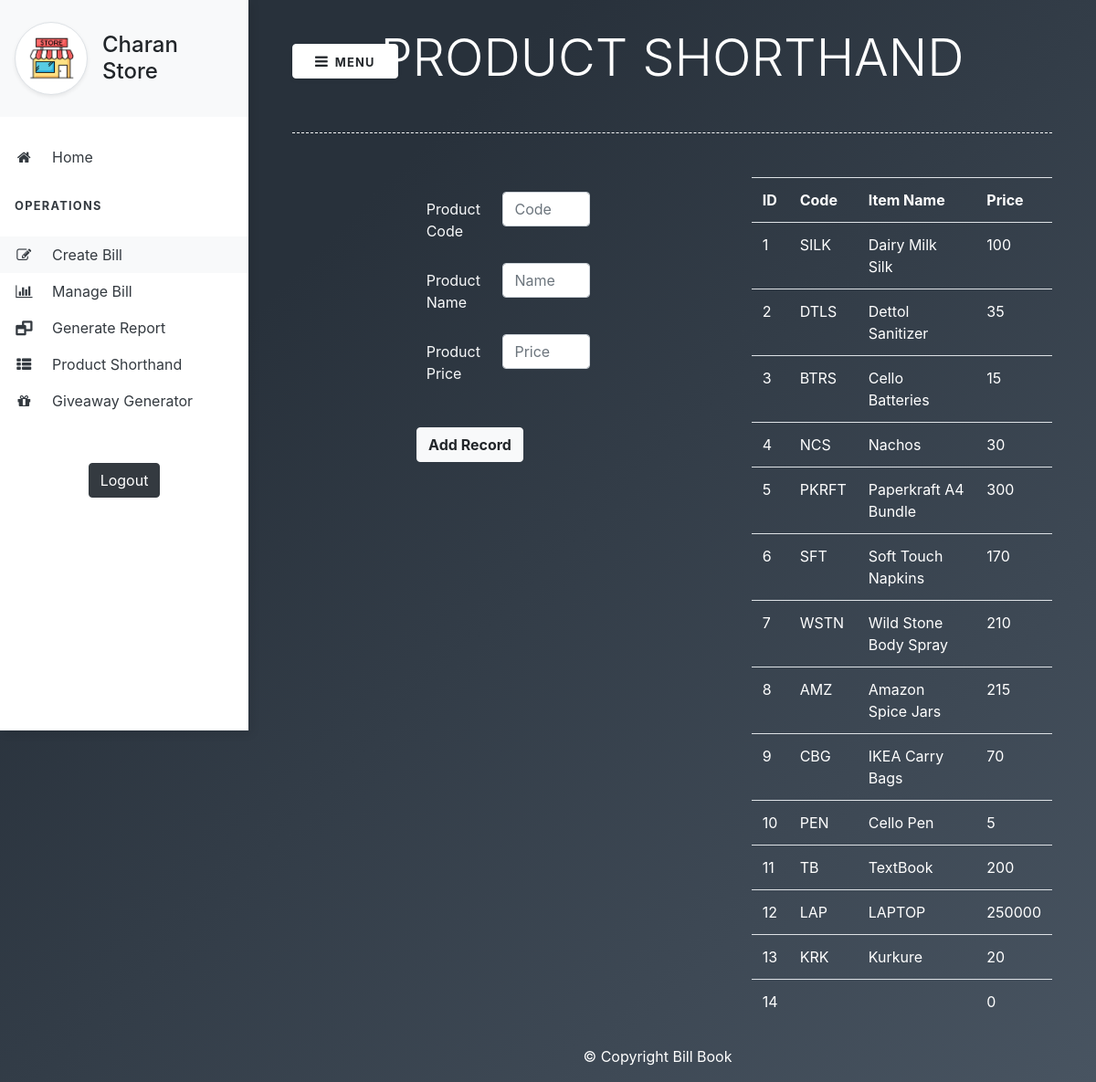
The app's page /productshorthand.php (signed in) with its own data.
### tables this page shows
CREATE TABLE `products` (
  `id` int(11) NOT NULL,
  `user_id` int(11) NOT NULL,
  `code` varchar(10) NOT NULL,
  `prod_name` varchar(255) NOT NULL,
  `price` int(11) NOT NULL
);

### productshorthand.php (the view, shortened to what this page needs)
<?php
  include 'connect.php';
?>
<!DOCTYPE html>
<html>
<head>
    <link rel="stylesheet" href="https://stackpath.bootstrapcdn.com/bootstrap/4.1.3/css/bootstrap.min.css">
    <link rel="stylesheet" href="https://stackpath.bootstrapcdn.com/font-awesome/4.7.0/css/font-awesome.min.css">
    <link rel="stylesheet" href="productshorthand.css">
</head>
<body>
<div class="vertical-nav bg-white" id="sidebar">
  <div class="py-4 px-3 mb-4 bg-light">
    <div class="media d-flex align-items-center">
      <img loading="lazy" src="pic.jpg" alt="..." width="80" height="80" class="mr-3 rounded-circle img-thumbnail shadow-sm">
      <div class="media-body">
        <h4 class="m-0"><?php echo $_SESSION['name']; ?></h4>
      </div>
    </div>
  </div>
  <ul class="nav flex-column bg-white mb-0">
    <li class="nav-item">
      <a href="index.php" class="nav-link text-dark">
                <i class="fa fa-home mr-3 text-dark fa-fw"></i>
                Home
            </a>
    </li>
  </ul>
  <br>
  <p class="text-dark font-weight-bold text-uppercase px-3 small pb-4 mb-0">Operations</p>
  <ul class="nav flex-column bg-white mb-0">
    <li class="nav-item">
      <a href="createbill.php" class="nav-link text-dark bg-light">
                <i class="fa fa-pencil-square-o mr-3 text-dark fa-fw"></i>
                Create Bill
            </a>
    </li>
    <li class="nav-item">
      <a href="managebill.php" class="nav-link text-dark">
                <i class="fa fa-bar-chart mr-3 text-dark fa-fw"></i>
                Manage Bill
            </a>
    </li>
    <li class="nav-item">
      <a href="generatereport.php" class="nav-link text-dark">
                <i class="fa fa-window-restore mr-3 text-dark fa-fw"></i>
                Generate Report
            </a>
    </li>
	<li class="nav-item">
		<a href="productshorthand.php" class="nav-link text-dark">
				  <i class="fa fa-th-list mr-3 text-dark fa-fw"></i>
				  Product Shorthand
			  </a>
	  </li>
	  <li class="nav-item">
		<a href="giveawaygenerator.php" class="nav-link text-dark">
				  <i class="fa fa-gift mr-3 text-dark fa-fw"></i>
				  Giveaway Generator
			  </a>
	  </li>
  </ul>
  <div class="mt-5 text-center">
	<button type="button" class="btn btn-dark"><a href="logout.php" style="color:white;text-decoration: none;">Logout</a></button>
	</div>
</div>
<div class="page-content p-5" id="content">
  <button id="sidebarCollapse" type="button" class="btn btn-light bg-white rounded-pill shadow-sm px-4 mb-4"><i class="fa fa-bars mr-2"></i><small class="text-uppercase font-weight-bold">Menu</small></button>
  <h2 class="display-4 text-white text-center title">PRODUCT SHORTHAND</h2>
  <div class="separator"></div>
  <div class="row text-white">
    <div class="col-sm-7">
      <p class="lead">
        <form action=" " method="POST">
          <div class="form-group row d-flex justify-content-center">
            <label for="pcode" class="col-sm-2 col-form-label text-light">Product Code</label>
            <div class="col-sm-3">
              <input type="text" class="form-control" name="pcode" id="pcode" placeholder="Code">
            </div>
          </div>
          <div class="form-group row d-flex justify-content-center">
              <label for="pname" class="col-sm-2 col-form-label text-light">Product Name</label>
              <div class="col-sm-3">
                <input type="text" class="form-control" name="pname" id="pname" placeholder="Name">
              </div>
            </div>
            <div class="form-group row d-flex justify-content-center">
              <label for="pprice" class="col-sm-2 col-form-label text-light">Product Price</label>
              <div class="col-sm-3">
                <input type="text" class="form-control" name="pprice" id="pprice" placeholder="Price">
              </div>
            </div>
          <div class="form-group row">
            <div class="col-sm-10 mt-4 text-center">
              <button type="submit" class="btn btn-light" name="submit"><b>Add Record</b></button>
            </div>
          </div>
        </form>
      </p>
    </div>
    <div class="col-sm-5">
      <?php
      $value=$_SESSION['user_id'];
          $sql="SELECT * FROM products WHERE user_id='$value'";
          $result = mysqli_query($conn,$sql);
          $num_rows= mysqli_num_rows($result);
          if ($num_rows>= 1) {
              echo "<center><table class='table'><tr><th>ID</th><th>Code</th><th>Item Name</th><th>Price</th></tr>";
              $count=1;
              while($num_rows!=0)
              {
                  $row = mysqli_fetch_assoc($result);
                  echo "<tr><td>".$count."</td><td>".$row['code']."</td><td>".$row['prod_name']."</td><td>".$row['price']."</td></tr>";
                  $num_rows--;
                  $count++;
              }
              echo "</table><center>";
          }else{
              echo "<center><h3>Database is empty!!<h3></center>";
          }
      ?>
        </div>
      </div>
    </div>
<div class="footer">
    <p>&copy; Copyright Bill Book</p>
</div>
</body>
</html>

### productshorthand.css (style rules this page uses)
body { background-color: #485461; background-image: linear-gradient(315deg, #485461 0%, #28313b 74%); min-height: 100vh; overflow-x: hidden; }
.vertical-nav { min-width: 17rem; width: 17rem; height: 100vh; position: fixed; top: 0; left: 0; box-shadow: 3px 3px 10px rgba(0, 0, 0, 0.1); transition: all 0.4s; }
.title { margin-top:-80px; }
.page-content { width: calc(100% - 17rem); margin-left: 17rem; transition: all 0.4s; }
.separator { margin: 3rem 0; border-bottom: 1px dashed #fff; }
.text-uppercase { letter-spacing: 0.1em; }
.nav-link { text-transform: capitalize; }
.footer { position: fixed; left: 0; bottom: 0; width: 120%; color: white; text-align: center; }

### records on screen
products: code "SILK", prod_name "Dairy Milk Silk", price "100"
products: code "DTLS", prod_name "Dettol Sanitizer", price "35"
products: code "BTRS", prod_name "Cello Batteries", price "15"
products: code "NCS", prod_name "Nachos", price "30"
products: code "PKRFT", prod_name "Paperkraft A4 Bundle", price "300"
products: code "SFT", prod_name "Soft Touch Napkins", price "170"
products: code "WSTN", prod_name "Wild Stone Body Spray", price "210"
products: code "AMZ", prod_name "Amazon Spice Jars", price "215"
products: code "CBG", prod_name "IKEA Carry Bags", price "70"
products: code "PEN", prod_name "Cello Pen", price "5"
products: code "TB", prod_name "TextBook", price "200"
products: code "LAP", prod_name "LAPTOP", price "250000"
products: code "KRK", prod_name "Kurkure", price "20"
products: price "0"

### other values on screen
$_SESSION['name'] "Charan Store"
